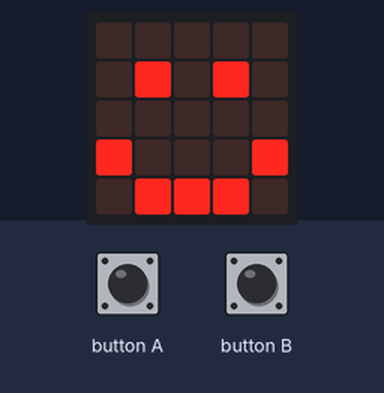
A program run on a simulated BBC micro:bit (MakeCode). On the bench: the board's 5×5 LED display.

Above: at 0.1 s.
At 10.1 s:
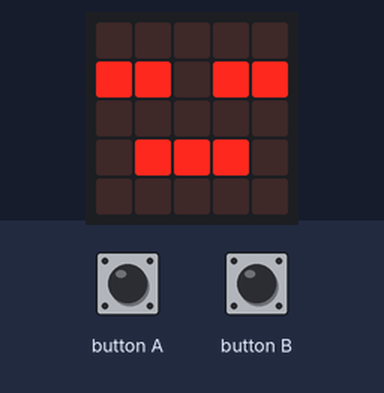
At 20.1 s:
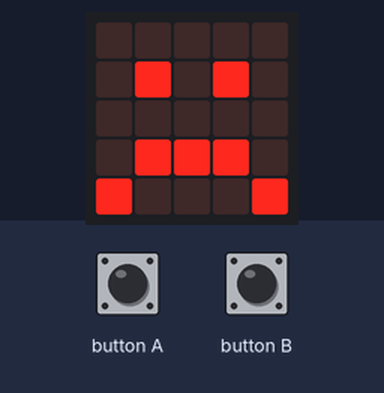

Measured:
- what the display in image 1 shows lasts 10.0 s, from 10.0 s to 20.0 s

The program:

main.ts
```typescript
input.onButtonPressed(Button.A, function () {
    voeden += 5
})
input.onButtonPressed(Button.B, function () {
    knuffel += 5
})
let voeden = 20
let knuffel = 20
let dood = 0
loops.everyInterval(1000, function () {
    knuffel += -1
    voeden += -1
})
basic.forever(function () {
    if (voeden > 10 && knuffel > 10) {
        basic.showIcon(IconNames.Happy)
    }
    if (voeden < 10 && knuffel < 10 && (voeden > 0 && knuffel > 0)) {
        basic.showIcon(IconNames.Asleep)
    }
    if (voeden < 0 && knuffel < 0) {
        basic.showIcon(IconNames.Sad)
        dood += 1
    }
})
```

test.ts
```typescript
// tests gaan hier; deze zal niet worden gecompileerd wanneer dit pakket wordt gebruikt als extensie.
```
